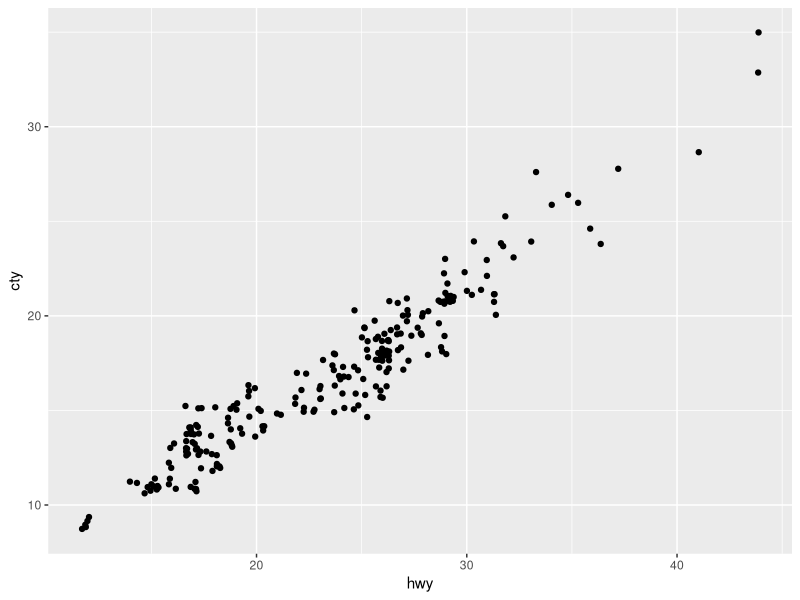
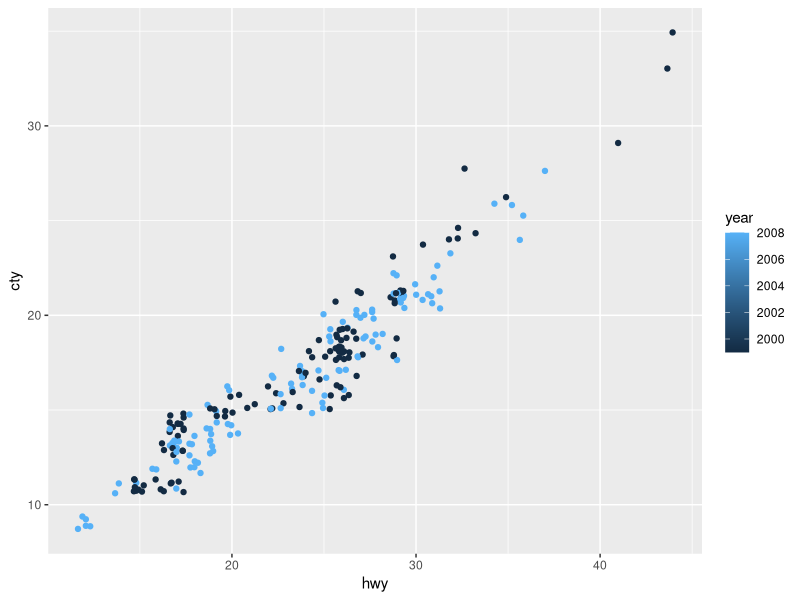
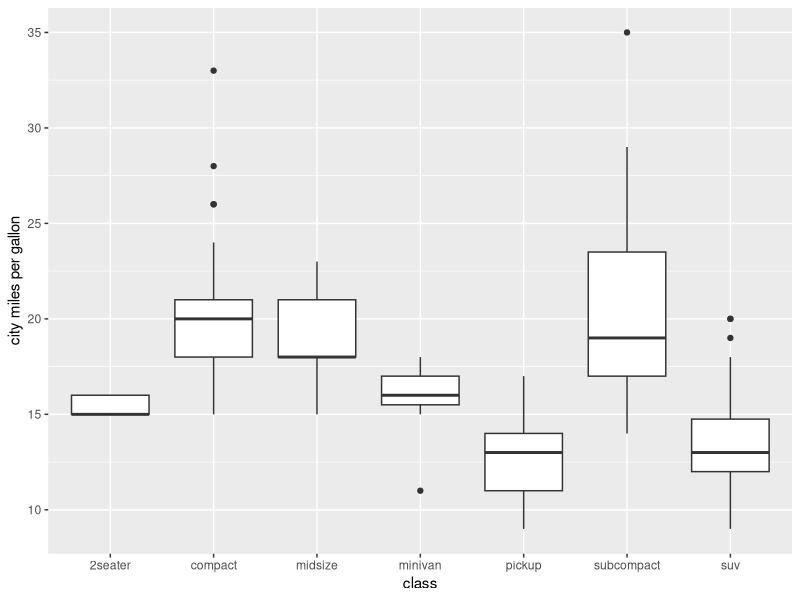

The R script that drew these images, in order:
## ---- chunk 1
knitr::opts_chunk$set(echo = TRUE)
library(ggplot2)
library(dplyr)
## ---- chunk 2
ggplot(mpg, aes(hwy, cty)) + geom_jitter()
## ---- chunk 3
    mpgTol100km <- function(milespergallon){
      GalloLiter <- 3.785411784
      MileKilometer <- 1.609344 
      
      l100km <- (100*GalloLiter)/(milespergallon*MileKilometer)
      l100km
    }
## ---- chunk 4
    apply(mpg[, c("cty", "hwy")], 2, mpgTol100km) %>% 
      head()
## ---- chunk 5
mpg %>% 
  transmute("cty_l100km" = mpgTol100km(cty),
            "hwy_l100km" = mpgTol100km(hwy))
## ---- chunk 6
ggplot(aes(x=hwy, y =cty, color = year), data = subset(mpg, year == 2008 | year == 1999), select = c(hwy, cty)) + geom_jitter()
## ---- chunk 7
ggplot(aes(x = class, y = cty),data=mpg) + geom_boxplot() + scale_y_continuous(name="city miles per gallon")
